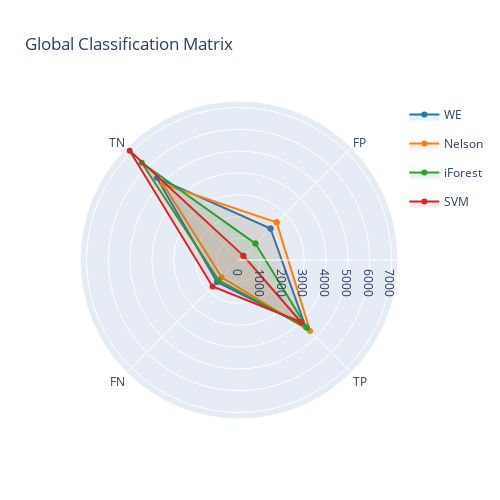

Notebook code cell kept with this figure:
### Code cell
fig=go.Figure()
for i in range(len(cm_global)):
    fig.add_trace(go.Scatterpolar(
        r=[cm_global[i][0,1], cm_global[i][1,1], cm_global[i][1,0], cm_global[i][0,0], cm_global[i][0,1]],
        theta=categories,
        marker = dict(color=colors[i]),
        fill='toself',
        legendgroup=names[i],
        subplot = "polar1",
        name=names[i],
        fillcolor=colorsfill[i])
    )
fig.update_layout(height=500, width=500, title='Global Classification Matrix',
polar=dict(
    radialaxis=dict(
    visible=True,
    range=[0, 7300]),
    angularaxis=dict(
    rotation= 45,
    direction='clockwise')
    ))
fig.show()

### Figure 1 — Plotly figure (JSON) as saved in the notebook; plotly's stock layout.template omitted (floating-point values rounded to 4 significant figures)
{"data": [{"fill": "toself", "fillcolor": "rgba(31, 119, 180,0.1)", "legendgroup": "WE", "marker": {"color": "rgba(31, 119, 180,1)"}, "name": "WE", "r": [2046, 4313, 1427, 5334, 2046], "subplot": "polar", "theta": ["FP", "TP", "FN", "TN", "FP"], "type": "scatterpolar"}, {"fill": "toself", "fillcolor": "rgba(255, 127, 14,0.1)", "legendgroup": "Nelson", "marker": {"color": "rgba(255, 127, 14,1)"}, "name": "Nelson", "r": [2444, 4614, 1126, 4936, 2444], "subplot": "polar", "theta": ["FP", "TP", "FN", "TN", "FP"], "type": "scatterpolar"}, {"fill": "toself", "fillcolor": "rgba(44, 160, 44,0.1)", "legendgroup": "iForest", "marker": {"color": "rgba(44, 160, 44,1)"}, "name": "iForest", "r": [1066, 4419, 1321, 6314, 1066], "subplot": "polar", "theta": ["FP", "TP", "FN", "TN", "FP"], "type": "scatterpolar"}, {"fill": "toself", "fillcolor": "rgba(214, 39, 40,0.1)", "legendgroup": "SVM", "marker": {"color": "rgba(214, 39, 40,1)"}, "name": "SVM", "r": [283, 4024, 1716, 7097, 283], "subplot": "polar", "theta": ["FP", "TP", "FN", "TN", "FP"], "type": "scatterpolar"}], "layout": {"height": 500, "polar": {"angularaxis": {"direction": "clockwise", "rotation": 45}, "radialaxis": {"range": [0, 7300], "visible": true}}, "title": {"text": "Global Classification Matrix"}, "width": 500}}
